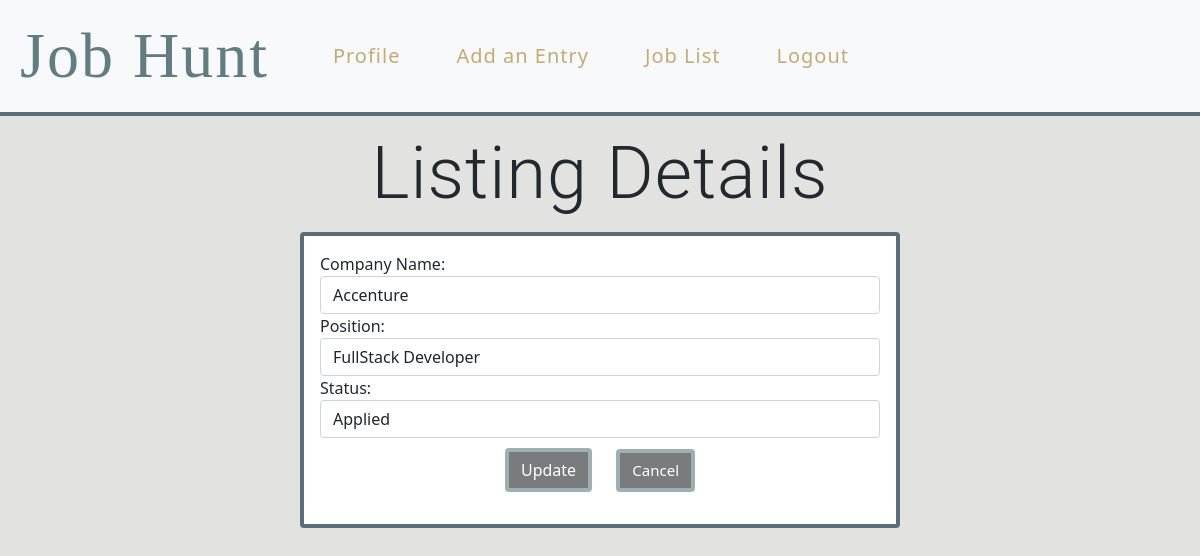
Before: /jobs/22/edit (signed in) with the older database file.
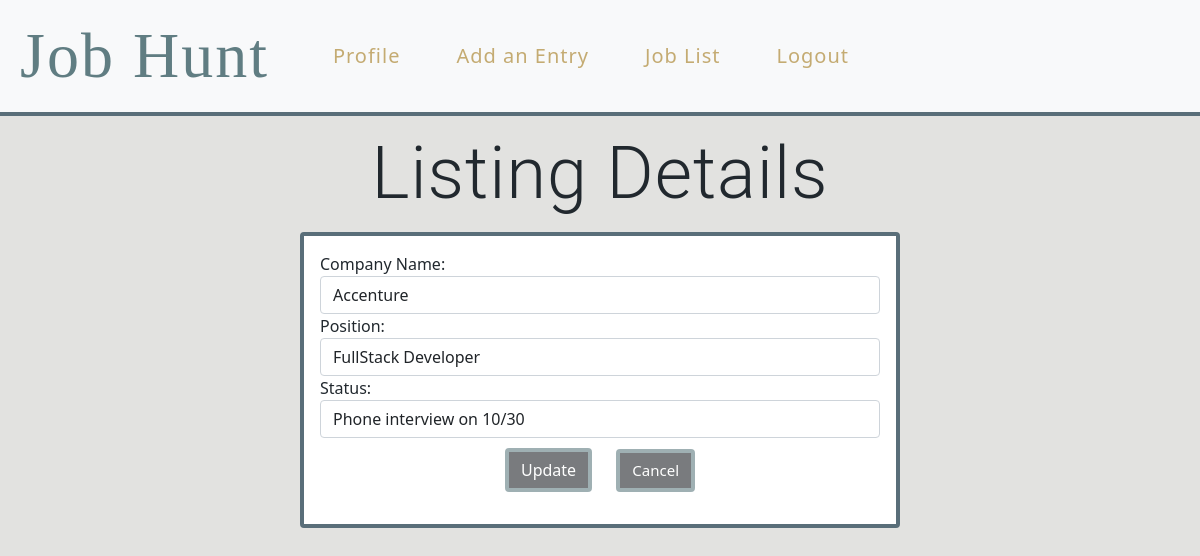
After: the same page with the newer database file.
### jobHuntApp/models.py (models this page shows)
class Job(models.Model):
    company_name = models.CharField(max_length=50)
    position = models.CharField(max_length=50)
    status = models.CharField(max_length=50)
    created_by = models.ForeignKey(User, related_name="jobs", on_delete=models.CASCADE, null=True)
    users_follow_up = models.ManyToManyField(User, related_name="jobs_users_marked")
    created_at = models.DateTimeField(auto_now_add=True)
    updated_at = models.DateTimeField(auto_now=True)
    objects = JobManager()

### jobHuntApp/views.py (the view)
# urls.py: path('jobs/<int:job_id>/edit', views.edit_entry),
def edit_entry(request, job_id):
    if 'user_id' not in request.session:
        return redirect('/')
    context = {
        "job": Job.objects.get(id=job_id)
    }
    return render(request, "listingdetails.html", context)

### jobHuntApp/templates/listingdetails.html (shortened to what this page needs)
    <head>
        <link href="https://cdn.jsdelivr.net/npm/bootstrap@5.1.0/dist/css/bootstrap.min.css" rel="stylesheet">
        <link rel="stylesheet" href="/static/css/style.css">
    </head>
    <body>
        {% include "navBar.html" %}
        <div class="container">
            <h1 class="display-2 text-center">Listing Details</h1>
            <div class="card mx-auto" style="width:600px">
                <div class="card-body">
                    <form action="/jobs/{{job.id}}/update" method="POST">
                        <div class="form-group row">
                            <label for="company_name">Company Name: <input type="text" class="form-control" name="company_name" value="{{ job.company_name }}"></label>
                        </div>
                        <div class="form-group row">
                            <label for="position">Position: <input type="text" class="form-control" name="position" value="{{job.position}}"></label>
                        </div>
                        <div class="form-group row">
                            <label for="status">Status: <input type="text" class="form-control" name="status" value="{{job.status}}"></label>
                        </div>
                        <div class="col text-center">
                            <input type="submit" value="Update" class="btn btn-Dark">
                            <a class="btn btn-Dark" href="/jobs" role="button">Cancel </a>
                        </div>
                    </form>
                </div>
            </div>
        </div>
    </body>
</html>

Changed rows visible on the page:
changed Job "Accenture": status "Applied" → "Phone interview on 10/30"
